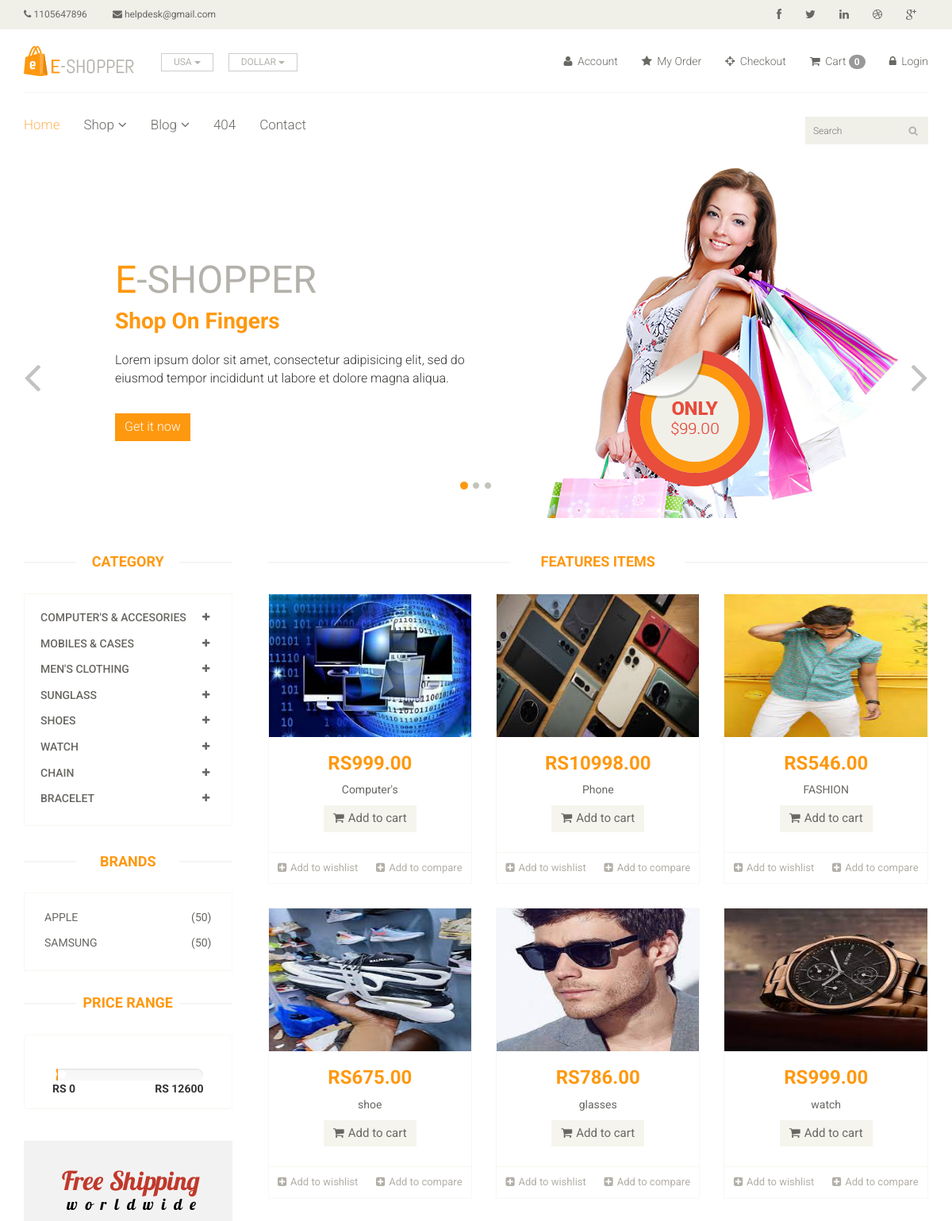
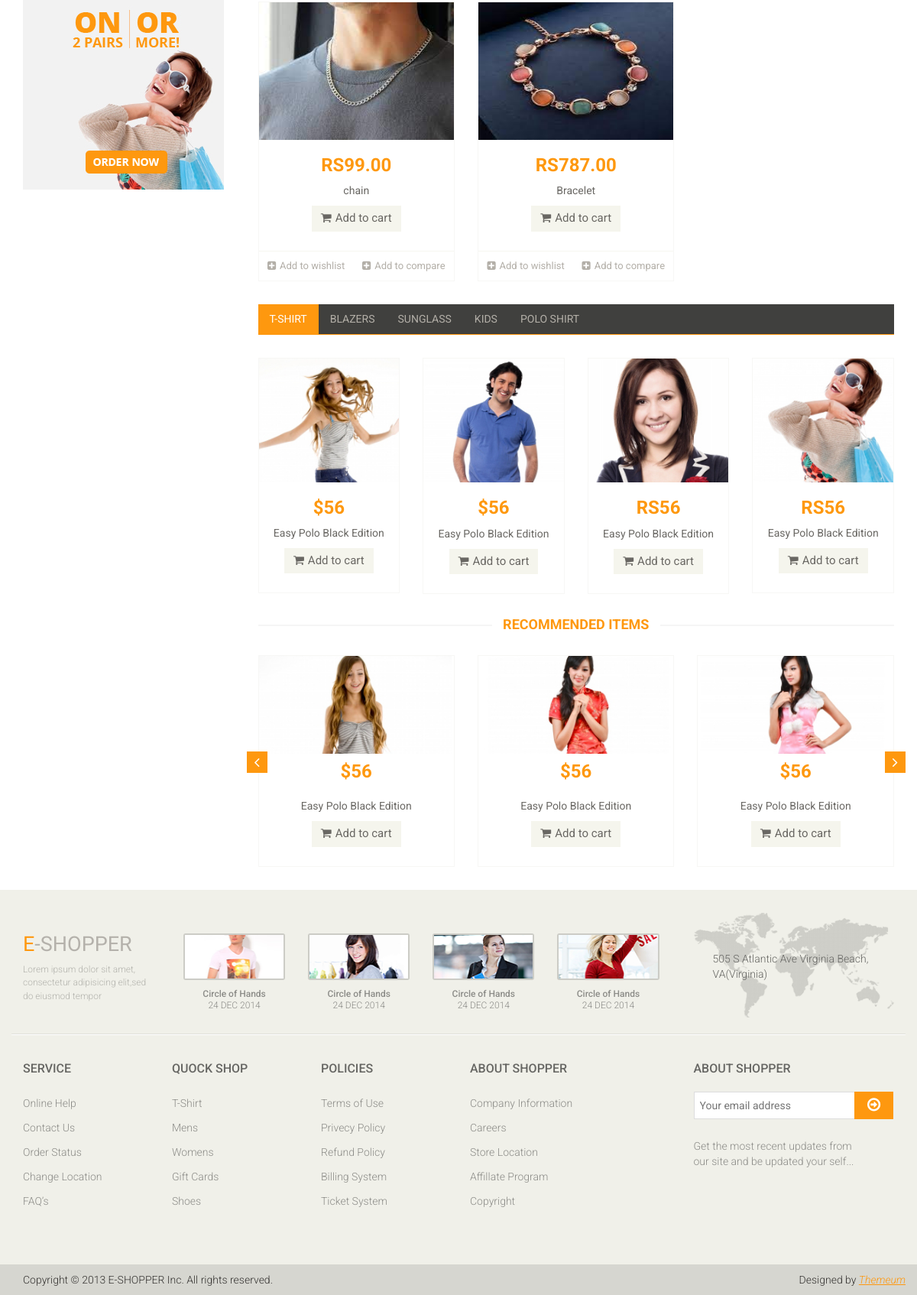
The page / on the database its author committed (2 pictures, top to bottom).
### app/models.py (models this page shows, shortened)
class Category(models.Model):
        name = models.CharField(max_length=150)

class Brand(models.Model):
    name = models.CharField(max_length=150)

class Product(models.Model):
    category = models.ForeignKey(Category, on_delete=models.CASCADE, null=False, default='')
    sub_category = models.ForeignKey(Sub_Category, on_delete=models.CASCADE, null=False, default='')
    brand = models.ForeignKey(Brand, on_delete=models.CASCADE, null=True)
    image = models.ImageField(upload_to='ecommrce/ping')
    name = models.CharField(max_length=100)
    price = models.DecimalField(max_digits=10, decimal_places=2)

### Eshop/views.py (the view)
# urls.py: path('', views.INDEX, name='index'),
def INDEX(request):
    category = Category.objects.all()
    brand = Brand.objects.all()
    brandID = request.GET.get('brand')
    categoryID = request.GET.get('category')
    if categoryID:
        product = Product.objects.filter(sub_category = categoryID).order_by('-id')
    elif brandID:
        Product.objects.filter(brand=brandID).order_by('-id')
    else:
        product = Product.objects.all()
    context = {
        'category': category,
        'product' : product,
        'brand': brand
    }
    return render(request,'index.html',context )

### templates/index.html (shortened to what this page needs)
{% extends 'base.html' %}
 {% block body %}
<section id="slider">
		<div class="container">
			<div class="row">
				<div class="col-sm-12">
					<div id="slider-carousel" class="carousel slide" data-ride="carousel">
						<ol class="carousel-indicators">
							<li data-target="#slider-carousel" data-slide-to="0" class="active"></li>
							<li data-target="#slider-carousel" data-slide-to="1"></li>
							<li data-target="#slider-carousel" data-slide-to="2"></li>
						</ol>
						<div class="carousel-inner">
							<div class="item active">
								<div class="col-sm-6">
									<h1><span>E</span>-SHOPPER</h1>
									<h2 style="color:#FE980F;" >Shop On Fingers</h2>
									<p>Lorem ipsum dolor sit amet, consectetur adipisicing elit, sed do eiusmod tempor incididunt ut labore et dolore magna aliqua. </p>
									<button type="button" class="btn btn-default get">Get it now</button>
								</div>
								<div class="col-sm-6">
									<img src="/static/images/home/girl1.jpg" class="girl img-responsive" alt="" />
									<img src="/static/images/home/pricing.png"  class="pricing" alt="" />
								</div>
							</div>
						</div>
						<a href="#slider-carousel" class="left control-carousel hidden-xs" data-slide="prev">
							<i class="fa fa-angle-left"></i>
						</a>
						<a href="#slider-carousel" class="right control-carousel hidden-xs" data-slide="next">
							<i class="fa fa-angle-right"></i>
						</a>
					</div>
				</div>
			</div>
		</div>
	</section>
<section>
		<div class="container">
			<div class="row">
				<div class="col-sm-3">
					<div class="left-sidebar">
						<h2>Category</h2>
						<div class="panel-group category-products" id="accordian">
              {% for cat in category %}
							<div class="panel panel-default">
								<div class="panel-heading">
									<h4 class="panel-title">
										<a data-toggle="collapse" data-parent="#accordian" href="#{{cat.id}}">
											<span class="badge pull-right"><i class="fa fa-plus"></i></span>
											{{cat.name}}
										</a>
									</h4>
								</div>
							</div>
							{% endfor %}
						</div>
						<div class="brands_products">
							<h2>Brands</h2>
							<div class="brands-name">
								<ul class="nav nav-pills nav-stacked">
									{% for i in brand %}
									<li><a href="/?brand={{i.id}}/"> <span class="pull-right">(50)</span>{{i.name}}</a></li>
									{% endfor %}
								</ul>
							</div>
						</div>
						<div class="price-range">
							<h2>Price Range</h2>
							<div class="well text-center">
								 <input type="text" class="span2" value="" data-slider-min="0" data-slider-max="12600" data-slider-step="5" data-slider-value="[250,450]" id="sl2" ><br />
								 <b class="pull-left">RS 0</b> <b class="pull-right">RS 12600</b>
							</div>
						</div>
						<div class="shipping text-center">
							<img src="images/home/shipping.jpg" alt="" />
						</div>
					</div>
				</div>
				<div class="col-sm-9 padding-right">
					<div class="features_items">
						<h2 class="title text-center">Features Items</h2>
                             {% for prod in product  %}
						<div class="col-sm-4">
							<div class="product-image-wrapper">
								<div class="single-products">
										<div class="productinfo text-center">
											<img src="{{prod.image }}" alt="" height="180px" width="100px"/>
											<h2>RS{{prod.price}}</h2>
											<p>{{prod.name}}</p>
											<a href="{% url 'cart_add' prod.id %}" class="btn btn-default add-to-cart"><i class="fa fa-shopping-cart"></i>Add to cart</a>
										</div>
										<div class="product-overlay">
											<div class="overlay-content">
											</div>
										</div>
								</div>
								<div class="choose">
									<ul class="nav nav-pills nav-justified">
										<li><a href="#"><i class="fa fa-plus-square"></i>Add to wishlist</a></li>
										<li><a href="#"><i class="fa fa-plus-square"></i>Add to compare</a></li>
									</ul>
								</div>
							</div>
						</div>
                   {% endfor %}
					</div>
					<div class="category-tab">
						<div class="col-sm-12">
							<ul class="nav nav-tabs">
								<li class="active"><a href="#tshirt" data-toggle="tab">T-Shirt</a></li>
								<li><a href="#blazers" data-toggle="tab">Blazers</a></li>
								<li><a href="#sunglass" data-toggle="tab">Sunglass</a></li>
								<li><a href="#kids" data-toggle="tab">Kids</a></li>
								<li><a href="#poloshirt" data-toggle="tab">Polo shirt</a></li>
							</ul>
						</div>
						<div class="tab-content">
							<div class="tab-pane fade active in" id="tshirt" >
								<div class="col-sm-3">
									<div class="product-image-wrapper">
										<div class="single-products">
											<div class="productinfo text-center">
												<img src="images/home/gallery1.jpg" alt="" />
												<h2>$56</h2>
												<p>Easy Polo Black Edition</p>
												<a href="#" class="btn btn-default add-to-cart"><i class="fa fa-shopping-cart"></i>Add to cart</a>
											</div>
										</div>
									</div>
								</div>
								<div class="col-sm-3">
									<div class="product-image-wrapper">
										<div class="single-products">
											<div class="productinfo text-center">
												<img src="images/home/gallery2.jpg" alt="" />
												<h2>$56</h2>
												<p>Easy Polo Black Edition</p>
												<a href="#" class="btn btn-default add-to-cart"><i class="fa fa-shopping-cart"></i>Add to cart</a>
											</div>
										</div>
									</div>
								</div>
								<div class="col-sm-3">
									<div class="product-image-wrapper">
										<div class="single-products">
											<div class="productinfo text-center">
												<img src="images/home/gallery3.jpg" alt="" />
												<h2>RS56</h2>
												<p>Easy Polo Black Edition</p>
												<a href="#" class="btn btn-default add-to-cart"><i class="fa fa-shopping-cart"></i>Add to cart</a>
											</div>
										</div>
									</div>
								</div>
								<div class="col-sm-3">
									<div class="product-image-wrapper">
										<div class="single-products">
											<div class="productinfo text-center">
												<img src="images/home/gallery4.jpg" alt="" />
												<h2>RS56</h2>
												<p>Easy Polo Black Edition</p>
												<a href="#" class="btn btn-default add-to-cart"><i class="fa fa-shopping-cart"></i>Add to cart</a>
											</div>
										</div>
									</div>
								</div>
							</div>
						</div>
					</div>
					<div class="recommended_items">
						<h2 class="title text-center">recommended items</h2>
						<div id="recommended-item-carousel" class="carousel slide" data-ride="carousel">
							<div class="carousel-inner">
								<div class="item active">
									<div class="col-sm-4">
										<div class="product-image-wrapper">
											<div class="single-products">
												<div class="productinfo text-center">
													<img src="images/home/recommend1.jpg" alt="" />
													<h2>$56</h2>
													<p>Easy Polo Black Edition</p>
													<a href="#" class="btn btn-default add-to-cart"><i class="fa fa-shopping-cart"></i>Add to cart</a>
												</div>
											</div>
										</div>
									</div>
									<div class="col-sm-4">
										<div class="product-image-wrapper">
											<div class="single-products">
												<div class="productinfo text-center">
													<img src="images/home/recommend2.jpg" alt="" />
													<h2>$56</h2>
													<p>Easy Polo Black Edition</p>
													<a href="#" class="btn btn-default add-to-cart"><i class="fa fa-shopping-cart"></i>Add to cart</a>
												</div>
											</div>
										</div>
									</div>
									<div class="col-sm-4">
										<div class="product-image-wrapper">
											<div class="single-products">
												<div class="productinfo text-center">
													<img src="images/home/recommend3.jpg" alt="" />
													<h2>$56</h2>
													<p>Easy Polo Black Edition</p>
													<a href="#" class="btn btn-default add-to-cart"><i class="fa fa-shopping-cart"></i>Add to cart</a>
												</div>
											</div>
										</div>
									</div>
								</div>
							</div>
							 <a class="left recommended-item-control" href="#recommended-item-carousel" data-slide="prev">
								<i class="fa fa-angle-left"></i>
							  </a>
							  <a class="right recommended-item-control" href="#recommended-item-carousel" data-slide="next">
								<i class="fa fa-angle-right"></i>
							  </a>
						</div>
					</div>
				</div>
			</div>
		</div>
	</section>
{% endblock %}

### rows shown on the page
Category: name "COMPUTER'S & ACCESORIES"
Category: name "MOBILES & CASES"
Category: name "MEN'S CLOTHING"
Category: name "SUNGLASS"
Category: name "SHOES"
Category: name "WATCH"
Category: name "CHAIN"
Category: name "BRACELET"
Brand: name "APPLE"
Brand: name "SAMSUNG"
Product: image (picture), price "999.00", name "Computer's"
Product: image (picture), price "10998.00", name "Phone"
Product: image (picture), price "546.00", name "FASHION"
Product: image (picture), price "675.00", name "shoe"
Product: image (picture), price "786.00", name "glasses"
Product: image (picture), price "999.00", name "watch"
Product: image (picture), price "99.00", name "chain"
Product: image (picture), price "787.00", name "Bracelet"

### other values the page prints
{{ request.session.cart|length }} "0"
